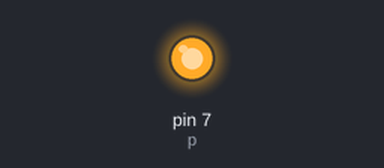
The program below on a simulated Raspberry Pi (header pin numbers). On the bench: output pins drawn as LEDs (lit = HIGH).

Above: at 0.1 s.
Timing chart, 0 to 1.6 s (numbered marks = the images above):
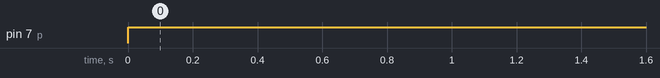

Measured:
- by itself, pin 7 (p): LOW → HIGH at 0.00 s

The program:

blinkLED_PWM.py
```python
# connect pin 1 (+) with resistor
# than the resistor with long ledge of LED
# than short lege of LED with PIN 11 (-) GPIO 17


import time
import RPi.GPIO as GPIO

# Pin-Nummern wie auf dem Raspberry Board verwenden
GPIO.setmode(GPIO.BOARD)

# Pin 7  als Output
GPIO.setup(7, GPIO.OUT)

p = GPIO.PWM(7,1) # setze die Pulslaenge auf 1Hz (eine Sekunde)

p.start(0) # starte mit 0% der Zeit ist die LED aus

while 1:
  p.ChangeDutyCycle(75) # run loop - 75 % der Zeit ist die Lampe aus


#p.stop()

#GPIO.cleanup()
```
